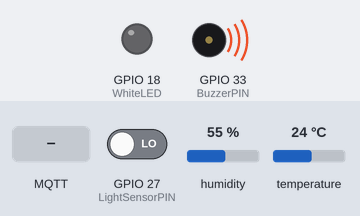
Bench run of a program on a simulated ESP32. Parts: output pins drawn as LEDs (lit = HIGH), buzzer (waves = sounding, pin HIGH). The test bench sets the inputs (shaded band); at power-on: GPIO 27 (LightSensorPIN) LOW, humidity 55 %, temperature 24 °C. WiFi joins after 1.5 s; servers stay silent unless stated; no MQTT or app messages arrive unless stated; what the program prints to the serial monitor is not drawn.

Above: at 2.7 s.
2.8 s: GPIO 27 (LightSensorPIN) driven HIGH
At 3.2 s:
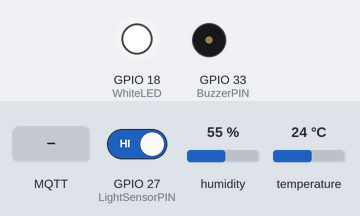
8.8 s: MQTT message "OFF" arrives on the first subscribed topic
11.8 s: GPIO 27 (LightSensorPIN) driven LOW
At 12.2 s:
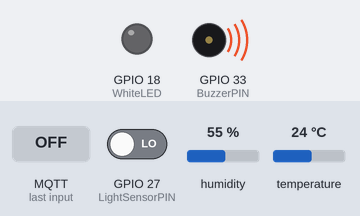
Timing chart, 0 to 14.8 s (numbered marks = the images above; inputs shaded):
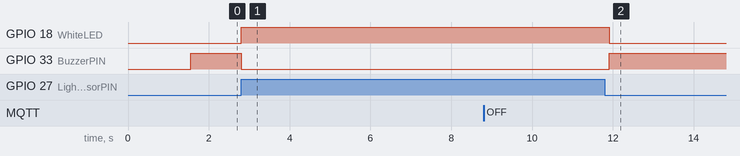

The program:

main.cpp
```cpp
// Include WiFi and MQTT communcation functionalities
#include "WiFi_MQTT.h"
#include "Temp_Humi_Function.h"
#include "Lightning_Control.h"
#include "Buzzer.h"

// Replace the next variables with your SSID/Password combination
const char* ssid = "Infinix NOTE 30 Pro";
const char* password = "1234567890";

const char* mqtt_server = "192.168.86.36";

void setup() {

  // Setup serial monitor for trobleshooting
  Serial.begin(9600);

  // Eduroam connection
  // setupWiFi("eduroam", "ecysh1@nottingham.edu.my", "bDagef.19z");

  WiFi.mode(WIFI_STA);
  WiFi.begin(ssid,password);

  while(!connectToWiFi()){
    Serial.print(".");
    delay(50);
  }
  Serial.println();

  setupMQTT(mqtt_server, "esp-32");

  while(!connectToMQTT()){
    Serial.print(".");
    delay(50);
  }
  Serial.println();

  setupDHT22();
  // getDHT22Info(Temperature);
  // getDHT22Info(Humidity);

  setupLightSensor();
  setupLED();
  setupBuzzer();

  client.subscribe("Light_Control_PC");
}

unsigned long timer = millis();

void loop() {
  client.loop();
  String msg;

  if(isMQTTMessageIn){
    if(messageBuffer == "ON"){
      digitalWrite(WhiteLED,HIGH);
    }else if(messageBuffer == "OFF"){
      digitalWrite(WhiteLED,LOW);
    }
    isMQTTMessageIn = false;
  }

  if(millis() - timer >= 2500){

    sensors_event_t event;

    msg = String(getTemperature(event));
    client.publish("Temperature_Level", msg.c_str());

    msg = String(getHumidity(event));
    client.publish("Humidity_Level", msg.c_str());

    msg = String(isIntensityAbove());
    client.publish("Light_Control", msg.c_str());

    if(msg == "1"){
      singleBeep();
    }
  }
}
```

Buzzer.h
```cpp
#include <Arduino.h>

#define BuzzerPIN 33

void setupBuzzer(){
    pinMode(BuzzerPIN, OUTPUT);
    digitalWrite(BuzzerPIN,HIGH);
}

void singleBeep(){
    digitalWrite(BuzzerPIN,LOW);
    delay(500);
    digitalWrite(BuzzerPIN,HIGH);
}
```

Lightning_Control.h
```cpp
#include <Arduino.h>

#define LightSensorPIN 27

#define WhiteLED 18

void setupLED(){
    pinMode(WhiteLED,OUTPUT);
}

void setupLightSensor(){
    pinMode(LightSensorPIN,INPUT);
}

bool isIntensityAbove(){
    if(digitalRead(LightSensorPIN)){
        digitalWrite(WhiteLED,HIGH);
        return true;
    }else{
        digitalWrite(WhiteLED,LOW);
        return false;
    }
}
```

Temp_Humi_Function.h
```cpp
#include <Adafruit_Sensor.h>
#include <DHT.h>
#include <DHT_U.h>

#define DHTPIN 5

#define DHTTYPE DHT22

DHT_Unified dht(DHTPIN, DHTTYPE);

enum Types{
    Temperature,
    Humidity
};

void setupDHT22(){
    dht.begin();
}

void getDHT22Info(enum Types type){
    sensor_t sensor;
    if(type == Temperature){
        dht.temperature().getSensor(&sensor);
        Serial.println(F("------------------------------------"));
        Serial.println(F("Temperature Sensor"));
        Serial.print  (F("Sensor Type: ")); Serial.println(sensor.name);
        Serial.print  (F("Driver Ver:  ")); Serial.println(sensor.version);
        Serial.print  (F("Unique ID:   ")); Serial.println(sensor.sensor_id);
        Serial.print  (F("Max Value:   ")); Serial.print(sensor.max_value); Serial.println(F("°C"));
        Serial.print  (F("Min Value:   ")); Serial.print(sensor.min_value); Serial.println(F("°C"));
        Serial.print  (F("Resolution:  ")); Serial.print(sensor.resolution); Serial.println(F("°C"));
        Serial.println(F("------------------------------------"));
    }else if(type == Humidity){
        dht.humidity().getSensor(&sensor);
        Serial.println(F("Humidity Sensor"));
        Serial.print  (F("Sensor Type: ")); Serial.println(sensor.name);
        Serial.print  (F("Driver Ver:  ")); Serial.println(sensor.version);
        Serial.print  (F("Unique ID:   ")); Serial.println(sensor.sensor_id);
        Serial.print  (F("Max Value:   ")); Serial.print(sensor.max_value); Serial.println(F("%"));
        Serial.print  (F("Min Value:   ")); Serial.print(sensor.min_value); Serial.println(F("%"));
        Serial.print  (F("Resolution:  ")); Serial.print(sensor.resolution); Serial.println(F("%"));
        Serial.println(F("------------------------------------"));
    }
}

// Temperature and Humidity data can only be obtained every 2 seconds for DHT22 while 1 second for DHT11

float getTemperature(sensors_event_t event){
    dht.temperature().getEvent(&event);
    return event.temperature;
}

float getHumidity(sensors_event_t event){
    dht.humidity().getEvent(&event);
    return event.relative_humidity;
}
```

WiFi_MQTT.h
```cpp
#include <SPI.h>
#include <WiFi.h>
#include <PubSubClient.h>

WiFiClient espClient;
PubSubClient client(espClient);

// WiFi
// setup WiFi connection
void setupWiFi(String ssid, String identity, String password){

  // set ESP as station to connect to access point
  WiFi.mode(WIFI_STA);

  // start the connection to "ssid" with "identity" and "password"
  WiFi.begin(ssid, WPA2_AUTH_PEAP, identity, identity, password);
}

// connect to set WiFi
bool connectToWiFi(){

  // check if the WiFi is connected
  if(WiFi.status() == WL_CONNECTED){

    //print out the IP address of the ESP
    Serial.print("IP Address: ");
    Serial.println(WiFi.localIP());

    //return true if connected
    return true;
  }else{
    // if fail to connect after 5 trials, then return false
    return false;
  }
}

String messageBuffer = "";
bool isMQTTMessageIn = false;

void callback(char* topic, byte* message, byte length) {
  messageBuffer = "";
  isMQTTMessageIn = true;
  String outputMessage = "Message arrived [" + String(topic) + "]: ";
  Serial.print(outputMessage);
  for (byte i = 0; i < length; i++) {
    Serial.print((char)message[i]);
    messageBuffer += (char)message[i];
  }
  Serial.println();
}

// MQTT
// connect to MQTT with specified client ID
void setupMQTT(String serverAddress, String clientID) {
    client.setServer(serverAddress.c_str(), 1883);
    client.connect(clientID.c_str());

}

bool connectToMQTT(){
  if(client.connected()){
    client.setCallback(callback);
    return true;
  }else{
    return false;
  }
}
```

Measured:
- after the input at 2.8 s, GPIO 18 (WhiteLED): LOW → HIGH at once; GPIO 33 (BuzzerPIN): HIGH → LOW at once
- after the input at 11.8 s, GPIO 18 (WhiteLED): HIGH → LOW after 0.11 s; GPIO 33 (BuzzerPIN): LOW → HIGH after 0.11 s
